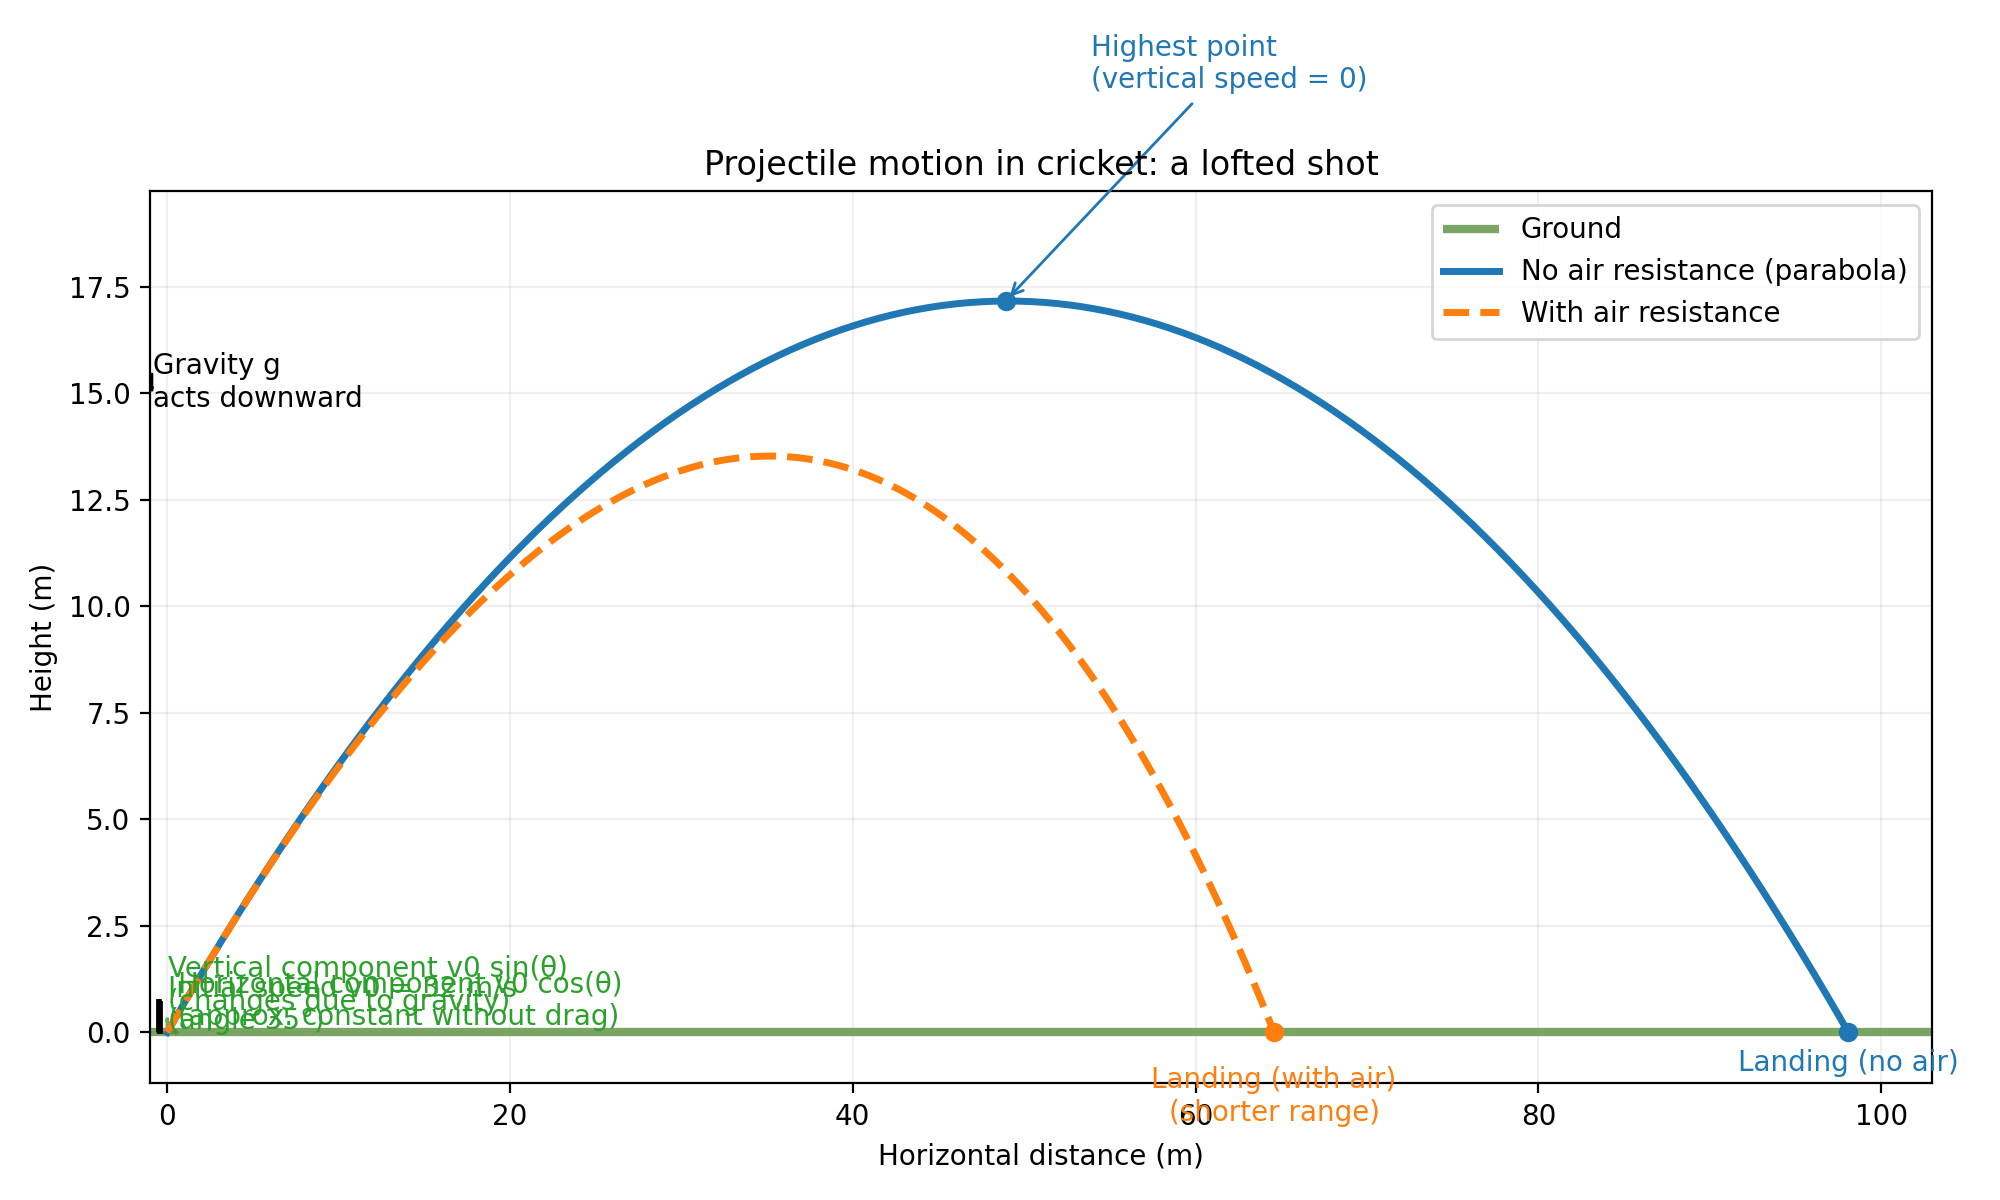

This figure's Python source:
import numpy as np
import matplotlib.pyplot as plt
from matplotlib.patches import Rectangle

# Parameters
g = 9.81  # gravity (m/s^2)
v0 = 32.0  # initial speed of the cricket ball (m/s)
angle_deg = 35.0  # launch angle in degrees
angle = np.deg2rad(angle_deg)

# Air properties and ball properties for drag model
rho = 1.225  # air density (kg/m^3)
Cd = 0.5     # drag coefficient for a roughly spherical ball
r = 0.036    # radius of a cricket ball (m)
A = np.pi * r**2  # cross-sectional area (m^2)
m = 0.156    # mass of a cricket ball (kg)

k = 0.5 * rho * Cd * A / m  # drag acceleration constant

# Ideal (no air resistance) trajectory
T_ideal = 2 * v0 * np.sin(angle) / g
T_plot = T_ideal

t_ideal = np.linspace(0, T_ideal, 400)
x_ideal = v0 * np.cos(angle) * t_ideal
y_ideal = v0 * np.sin(angle) * t_ideal - 0.5 * g * t_ideal**2

# Drag trajectory (numerical integration - simple Euler method)
dt = 0.002
vx = v0 * np.cos(angle)
vy = v0 * np.sin(angle)
x, y = 0.0, 0.0
x_drag_list = [x]
y_drag_list = [y]

x_land_drag = None

for i in range(int(20 / dt)):  # cap at 20 s as a safe upper bound
    v = np.hypot(vx, vy)
    ax = -k * v * vx
    ay = -g - k * v * vy

    # Update velocities
    vx += ax * dt
    vy += ay * dt
    # Update positions
    x_new = x + vx * dt
    y_new = y + vy * dt

    x_drag_list.append(x_new)
    y_drag_list.append(y_new)

    if y > 0 and y_new <= 0:
        # Linear interpolation to find a better landing x at y=0
        frac = y / (y - y_new)
        x_land_drag = x + frac * (x_new - x)
        break

    x, y = x_new, y_new

x_drag = np.array(x_drag_list)
y_drag = np.array(y_drag_list)

# Landing points
x_land_ideal = x_ideal[-1]
if x_land_drag is None:
    x_land_drag = x_drag[-1]

# Apex (ideal)
apex_idx = np.argmax(y_ideal)
apex_x = x_ideal[apex_idx]
apex_y = y_ideal[apex_idx]

# Figure
plt.figure(figsize=(10, 6))

# Ground line
xmin_plot = -1.0
xmax_plot = max(x_land_ideal, x_land_drag) * 1.05
plt.plot([xmin_plot, xmax_plot], [0, 0], color="#5a8f3d", lw=3, solid_capstyle='butt', alpha=0.8, label="Ground")

# Wickets (simple drawing to anchor the cricket context)
stump_width = 0.03
stump_height = 0.71
stump_gap = 0.09
wicket_x0 = -0.6
wicket_color = '#8b5a2b'
for i in range(3):
    rect = Rectangle((wicket_x0 + i * stump_gap, 0), stump_width, stump_height, facecolor=wicket_color, edgecolor='black', zorder=5)
    plt.gca().add_patch(rect)
# Bails
bail_height = stump_height + 0.03
bail_len = stump_gap - 0.02
bail_thick = 0.015
bail1 = Rectangle((wicket_x0 + 0.01, bail_height), bail_len, bail_thick, facecolor=wicket_color, edgecolor='black', zorder=6)
bail2 = Rectangle((wicket_x0 + stump_gap + 0.01, bail_height), bail_len, bail_thick, facecolor=wicket_color, edgecolor='black', zorder=6)
plt.gca().add_patch(bail1)
plt.gca().add_patch(bail2)

# Plot trajectories
plt.plot(x_ideal, y_ideal, color="#1f77b4", lw=2.5, label="No air resistance (parabola)")
plt.plot(x_drag, y_drag, color="#ff7f0e", lw=2.5, ls='--', label="With air resistance")

# Annotate initial velocity components
origin = np.array([0.0, 0.0])
len_scale = 0.6  # scale for arrow lengths for clarity
v0x = v0 * np.cos(angle)
v0y = v0 * np.sin(angle)

plt.arrow(0, 0, len_scale * np.cos(angle), len_scale * np.sin(angle),
          head_width=0.05, head_length=0.08, fc='#2ca02c', ec='#2ca02c', length_includes_head=True)
plt.text(0.05, 0.08, f"Initial speed v0 = {v0:.0f} m/s\n(angle {angle_deg:.0f}°)", color='#2ca02c')

# Component arrows
plt.arrow(0, 0, len_scale, 0, head_width=0.04, head_length=0.06, fc='#2ca02c', ec='#2ca02c', alpha=0.8, length_includes_head=True)
plt.text(len_scale + 0.05, 0.02, "Horizontal component v0 cos(θ)\n(approx. constant without drag)", color='#2ca02c', va='bottom')

plt.arrow(0, 0, 0, len_scale * np.sin(angle), head_width=0.04, head_length=0.06, fc='#2ca02c', ec='#2ca02c', alpha=0.8, length_includes_head=True)
plt.text(0.02, len_scale * np.sin(angle) + 0.05, "Vertical component v0 sin(θ)\n(changes due to gravity)", color='#2ca02c', va='bottom')

# Gravity annotation
plt.arrow(xmin_plot + 0.1, apex_y * 0.9, 0, -0.4, head_width=0.05, head_length=0.08, fc='k', ec='k', length_includes_head=True)
plt.text(xmin_plot + 0.15, apex_y * 0.9 - 0.2, "Gravity g\nacts downward", va='center')

# Apex annotation (ideal)
plt.plot(apex_x, apex_y, 'o', color='#1f77b4')
plt.annotate("Highest point\n(vertical speed = 0)",
             xy=(apex_x, apex_y), xytext=(apex_x + 5, apex_y + 5),
             arrowprops=dict(arrowstyle='->', color='#1f77b4'), color='#1f77b4')

# Landing points
plt.plot([x_land_ideal], [0], marker='o', color='#1f77b4')
plt.text(x_land_ideal, -0.4, "Landing (no air)", color='#1f77b4', ha='center', va='top')

plt.plot([x_land_drag], [0], marker='o', color='#ff7f0e')
plt.text(x_land_drag, -0.8, "Landing (with air)\n(shorter range)", color='#ff7f0e', ha='center', va='top')

# Context label
title = "Projectile motion in cricket: a lofted shot"
plt.title(title)
plt.xlabel("Horizontal distance (m)")
plt.ylabel("Height (m)")
plt.legend(loc='upper right')

# Set limits and aesthetics
ymax_plot = max(np.max(y_ideal), np.max(y_drag)) * 1.15
plt.xlim(xmin_plot, xmax_plot)
plt.ylim(-1.2, ymax_plot)
plt.grid(True, alpha=0.2)

plt.tight_layout()

# Save figure
outfile = "projectile_cricket.png"
plt.savefig(outfile, dpi=200)
print(f"Saved figure to {outfile}")
